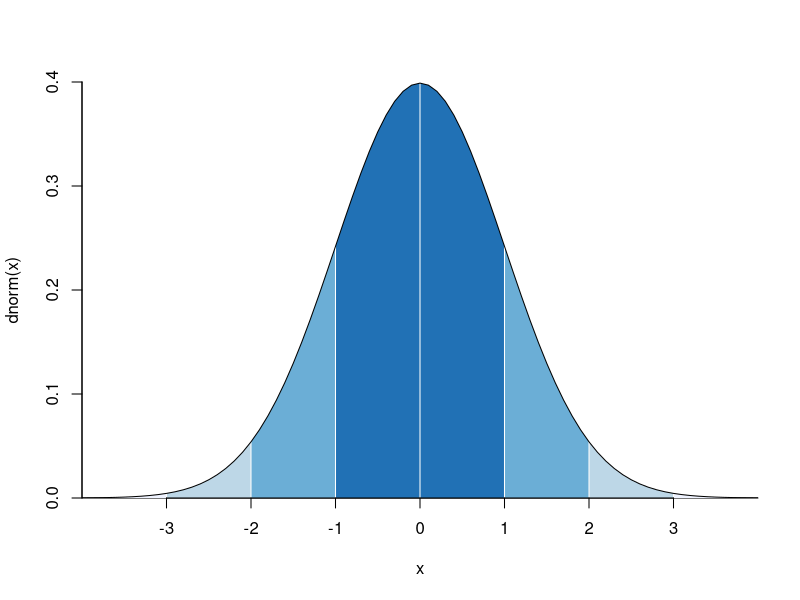

This figure's R source:
x <- seq(-4,4,.1)
plot(x,dnorm(x),type="n",xaxs="i",yaxs="i",ylim=c(0,.4),bty="l",xaxt="n")

polysection <- function(a,b,dist=dnorm,col="blue",n=11){
    dx <- seq(a,b,length.out=n)
    polygon(c(a,dx,b),c(0,dist(dx),0),border=NA,col=col)
}

library(RColorBrewer)
cols<-rev(brewer.pal(4,"Blues"))
for(i in 0:3){
    polysection(i,i+1,col=cols[i+1])
    polysection(-i-1,-i,col=cols[i+1])
}

sx <- -3:3
segments(sx,0,sx,dnorm(sx),col="white")
lines(x,dnorm(x))
axis(1,sx,sx)